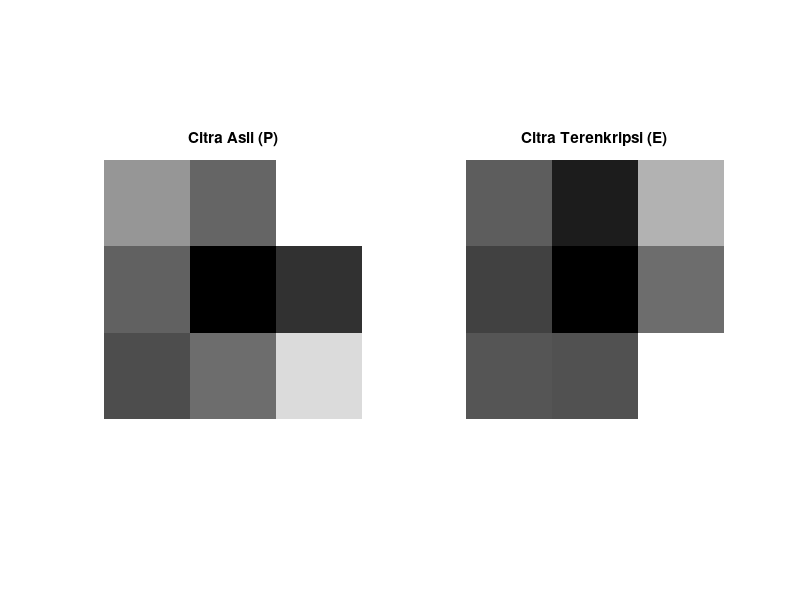

This chart was generated by the following MATLAB code:
% =======================================================================
% UTS Matematika Sains Data Semester Genap 2025/2026
% Soal 2 Enkripsi Citra Logo Toko dengan Invers Matriks 3x3
%
% Nama : Daffa
% NIM  : 2510514033
% Parameter: N=33, a=3, b=3, K=7, theta0=105, alpha=0.004
% Tanggal: 2026-04-24
% =======================================================================
clc; clear; close all;

% Parameter personalisasi
N = 33; a = 3; b = 3; K = 7;
theta0 = 105;     % derajat
alpha_lr = 0.004;

% Deklarasi Matriks Kunci A
matriks_A = [a+1,   b,     2;
               1, a+2,     b;
               b,   1,   a+3];

% === Soal 2.d: Verifikasi Invers dengan Loop Nested ===
determinan_A = det(matriks_A);
matriks_kofaktor = zeros(3, 3);

% Nested loop untuk mencari kofaktor tiap elemen
for baris = 1:3
    for kolom = 1:3
        % Matriks minor dibuat dengan menghapus baris i dan kolom j
        minor_sementara = matriks_A;
        minor_sementara(baris, :) = [];
        minor_sementara(:, kolom) = [];
        
        % Perhitungan nilai kofaktor: (-1)^(i+j) * determinan minor
        matriks_kofaktor(baris, kolom) = ((-1)^(baris+kolom)) * det(minor_sementara);
    end
end

% Adjoin adalah transpose dari matriks kofaktor
matriks_adjoin = matriks_kofaktor.'; 
invers_A_manual = (1 / determinan_A) * matriks_adjoin;
invers_A_matlab = inv(matriks_A);

% Menghitung norma Frobenius untuk memastikan selisih < 1e-10
error_frobenius = norm(invers_A_manual - invers_A_matlab, 'fro');

fprintf('--- Verifikasi Soal 2.d ---\n');
disp('Invers Matriks A (Manual dengan Nested Loop):');
disp(invers_A_manual);
fprintf('Norm Error Frobenius: %e\n\n', error_frobenius);

% === Soal 2.f: Visualisasi Enkripsi-Dekripsi Citra ===
% Deklarasi Blok Piksel Asli P
matriks_P = [120,   50+N,   200;
              80,    a+2,  10+N;
            30+N,     90,   170];

% Proses enkripsi E = A * P
matriks_E = matriks_A * matriks_P;

% Memunculkan hasil citra bersandingan (subplot)
figure('Name', 'Visualisasi Citra Logo');

subplot(1, 2, 1);
imshow(matriks_P, []); % Parameter [] menyesuaikan rentang grayscale otomatis
title('Citra Asli (P)');

subplot(1, 2, 2);
imshow(matriks_E, []);
title('Citra Terenkripsi (E)');

% Menyimpan figure 
saveas(gcf, '../03_figures/fig_s2_citra.png');
disp('Gambar citra logo telah disimpan sebagai fig_s2_citra.png');
